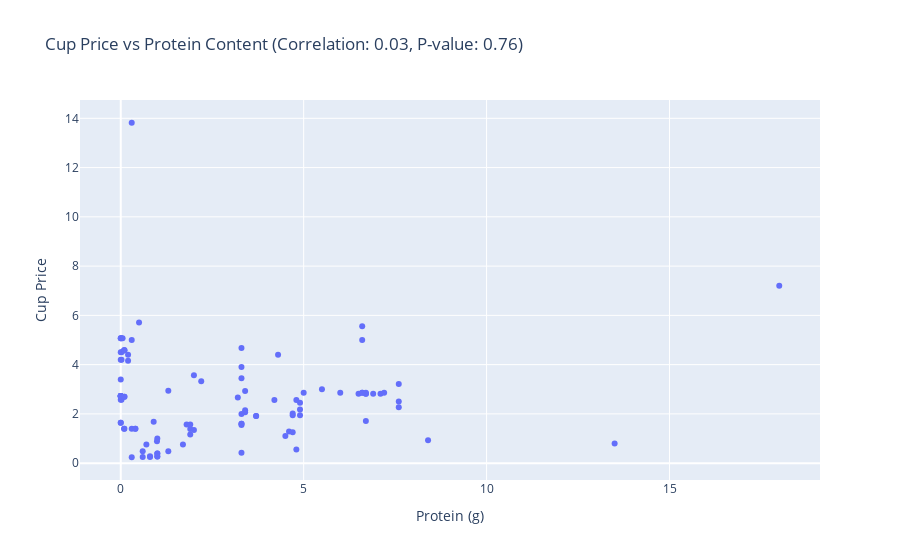

The notebook cell saved with this chart:
### Code cell
from scipy.stats import pearsonr

# Extracting protein and cupPrice data
protein = [d['protein'] for d in data]
cup_prices = [d['cupPrice'] for d in data]

# Calculate Pearson correlation coefficient and p-value
corr_coefficient, p_value = pearsonr(protein, cup_prices)

# Displaying results in charts and graphs
fig.update_layout(
    title=f'Cup Price vs Protein Content (Correlation: {corr_coefficient:.2f}, P-value: {p_value:.2f})'
)

fig.show()

### Figure 1 — Plotly figure (JSON) as saved in the notebook; plotly's stock layout.template omitted (floating-point values rounded to 4 significant figures)
{"data": [{"customdata": [["Coca - Cola Classic  Soft Drink Multipack Cans"], ["Coca - Cola Classic  Soft Drink Multipack Cans"], ["Coca - Cola Classic  Soft Drink Multipack Cans"], ["Coca - Cola Classic  Soft Drink Mini Cans"], ["Coca - Cola Vanilla  Soft Drink Multipack Cans"], ["Coca - Cola Zero Sugar Soft Drink Multipack Cans"], ["Coca - Cola Zero Sugar Soft Drink Multipack Cans"], ["Coca - Cola Zero Sugar Soft Drink Multipack Cans"], ["Coca - Cola Caffeine Free Zero Sugar Soft Drink Multipack Cans"], ["Coca - Cola Zero Sugar Soft Drink Mini Cans"], ["Indomie Mi Goreng Instant Noodles"], ["Maggi 2 Minute Chicken Flavour Instant Noodles"], ["Maggi 2 Minute Chicken Flavour Instant Noodles"], ["Supreme Noodles Cup Chicken Flavour"], ["Fantastic Chicken Noodle Cup"], ["Fantastic Chicken Noodle Bowl"], ["Indomie Mi Goreng Noodle Cup"], ["Maggi 2 Minute Beef Flavour Instant Noodles"], ["Supreme Noodles Cup Beef Flavour"], ["Schweppes Zero Sugar Lime Infused Mineral Water Bottle"], ["Schweppes Raspberry Infused Natural Mineral Water Bottle"], ["Schweppes Soda Water Bottle Classic Mixers"], ["Schweppes Indian Tonic Water Classic Mixers Bottle"], ["Schweppes Lime Soda Water With Lime Juice Bottle"], ["Schweppes Zero Sugar Classic Mixers Indian Tonic Water Bottle"], ["Schweppes Lemon Lime Natural Mineral Water Bottle"], ["Schweppes Orange Mango Natural Mineral Water Bottle"], ["Kitkat 4 Finger Milk Chocolate Bar"], ["Kitkat Chunky Original Chocolate Bar"], ["Cadbury Dairy Milk Caramello Koala Chocolate"], ["Twix Milk Chocolate Bar With Caramel Biscuit"], ["Mars Chocolate Bar With Nougat & Caramel"], ["Cadbury Dairy Milk Chocolate Roll"], ["Cadbury Dairy Milk Chocolate Bar"], ["Cadbury Twirl Chocolate Bar"], ["Cadbury Chomp Chocolate Bar"], ["Arnott's Premier Chocolate Chip Cookies"], ["Woolworths Chocolate Chip Cookies"], ["Woolworths The King Of Chunky Chocolate Chip Cookies"], ["Arnott's Mini Choc Chip Cookie Multipack Biscuits"], ["Oreo Original Mini Cookies Multipack"], ["Oreo Minis Cookies Variety Bags 18 Pack"], ["Cadbury Classic Choc Chip Cookies"], ["Cadbury Choc Centre Cookies"], ["Byron Bay Cookies Dotty Cookie Bites"], ["Oreo Original Cookies"], ["Woolworths Apple Juice"], ["Woolworths Apple & Mango Juice"], ["Woolworths Orange Juice"], ["Woolworths Breakfast Juice"], ["Woolworths Apple & Blackcurrant Juice"], ["Woolworths Multivitamin Juice"], ["Golden Circle Golden Pash Fruit Drink"], ["Golden Circle Drinks Pine Orange Fruit Drink"], ["Golden Circle Drinks Sunshine Punch Fruit Drink"], ["Golden Circle Fruit Drinks Lunch Box Poppers Tropical Punch Multipack"], ["Woolworths Full Cream Milk"], ["Woolworths Full Cream Milk"], ["Dairy Farmers Full Cream Milk Full Cream Milk"], ["Dairy Farmers Full Cream Milk Full Cream Milk"], ["Norco Full Cream Milk"], ["A2 Milk Full Cream Milk"], ["A2 Milk Full Cream Milk"], ["Pauls Farmhouse Gold Full Cream Milk"], ["Oreo Double Stuff Cookies"], ["Oreo Original Cookies Family Pack"], ["Oreo Chocolate Cookies"], ["Oreo Grab & Go Original Cookies 9 Pack"], ["Oreo Neapolitan Double Stuff Cookies"], ["Woolworths Diced Italian Tomatoes"], ["Woolworths Diced Italian Tomatoes"], ["Woolworths Lasagne Sheets"], ["Essentials Coconut Cream"], ["Woolworths Uht Full Cream Milk"], ["Deep Cove Sardines In Oil"], ["Woolworths Creamed Rice"], ["Essentials Coconut Milk"], ["Woolworths Tomato Sauce Squeeze"], ["Woolworths Tomato Sauce"], ["Woolworths Barbecue Sauce Squeeze"], ["Masterfoods Tomato Sauce"], ["Masterfoods Barbecue Sauce"], ["Fountain Tomato Sauce Squeeze"], ["Fountain Barbecue Bbq Sauce Squeeze"], ["Woolworths Secret Burger Sauce"], ["Heinz Ketchup Tomato Sauce Ketchup"], ["Woolworths Barbecue Sauce"], ["Smith's Crinkle Cut Potato Chips Original"], ["Smith's Crinkle Cut Potato Chips Cheese & Onion"], ["Smith's Crinkle Cut Potato Chips Barbecue"], ["Smith's Crinkle Cut Potato Chips Chicken"], ["Thins Chips Salt & Vinegar"], ["Smith's Thinly Cut Potato Chips Original Share Pack"], ["Thins Chips Chicken"], ["Smith's Crinkle Cut Potato Chips Salt & Vinegar"], ["Thins Chips Light & Tangy"], ["Thins Cheese & Onion Chips"], ["Woolworths Peach In Strawberry Jelly"], ["Woolworths Two Fruits In Juice Cups"], ["Woolworths Two Fruits In Juice"], ["Woolworths Two Fruits In Juice"], ["Woolworths Two Fruits In Tropical Jelly"], ["Woolworths Apple In Pineapple Jelly"], ["Goulburn Valley Two Fruits In Juice"], ["Goulburn Valley Two Fruits In Juice Fruit Cups In Juice"]], "hovertemplate": "Protein (g)=%{x}<br>Cup Price=%{y}<br>productName=%{customdata[0]}<extra></extra>", "legendgroup": "", "marker": {"color": "#636efa", "symbol": "circle"}, "mode": "markers", "name": "", "orientation": "v", "showlegend": false, "type": "scatter", "x": [0, 0, 0, 0, 0, 0.02, 0.02, 0.02, 0.05, 0.02, 8.4, 1.9, 1.9, 1.8, 2, 1.3, 3.2, 2, 1.9, 0, 0, 0, 0, 0, 0, 0, 0, 6.6, 6.6, 6, 4.3, 3.3, 7.6, 7.6, 7.6, 2.2, 4.6, 4.8, 4.5, 5, 4.9, 4.9, 4.8, 4.2, 5.5, 4.7, 0.4, 0.3, 0.9, 0.09, 0.4, 0.1, 0, 0.1, 0.1, 0, 3.3, 3.3, 3.4, 3.4, 3.3, 3.3, 3.3, 3.4, 3.7, 4.7, 4.9, 4.7, 3.7, 0.8, 0.8, 13.5, 0.6, 3.3, 18, 3.3, 0.3, 1, 1, 1, 1.7, 0.7, 1.3, 0.6, 0.99, 1, 1, 6.7, 7.1, 6.7, 6.9, 6.6, 6.7, 6.7, 6.5, 6.6, 7.2, 0.1, 0.2, 0.2, 0.3, 0.09, 0.1, 0.5, 0.3], "xaxis": "x", "y": [4.2, 2.57, 5.07, 4.5, 5.07, 4.2, 2.57, 5.07, 5.07, 4.5, 0.93, 1.39, 1.16, 1.57, 3.57, 2.94, 2.67, 1.35, 1.57, 1.64, 1.64, 2.73, 2.73, 2.73, 2.73, 2.73, 2.73, 5.56, 5, 2.86, 4.4, 4.68, 2.27, 2.5, 3.21, 3.33, 1.29, 0.55, 1.1, 2.86, 2.45, 2.18, 2.56, 2.56, 3, 1.95, 1.4, 1.4, 1.68, 1.4, 1.4, 1.4, 2.7, 2.7, 2.7, 3.4, 1.55, 1.6, 2.15, 2.07, 2, 3.45, 3.9, 2.93, 1.91, 1.26, 1.95, 2.02, 1.91, 0.28, 0.25, 0.8, 0.25, 1.6, 7.2, 0.42, 0.24, 0.39, 0.27, 0.39, 0.76, 0.76, 0.48, 0.48, 0.89, 1, 0.27, 2.82, 2.82, 2.82, 2.82, 2.86, 1.71, 2.86, 2.82, 2.86, 2.86, 4.58, 4.4, 4.16, 5, 4.58, 4.58, 5.71, 13.82], "yaxis": "y"}], "layout": {"legend": {"tracegroupgap": 0}, "title": {"text": "Cup Price vs Protein Content (Correlation: 0.03, P-value: 0.76)"}, "xaxis": {"anchor": "y", "domain": [0, 1], "title": {"text": "Protein (g)"}}, "yaxis": {"anchor": "x", "domain": [0, 1], "title": {"text": "Cup Price"}}}}
